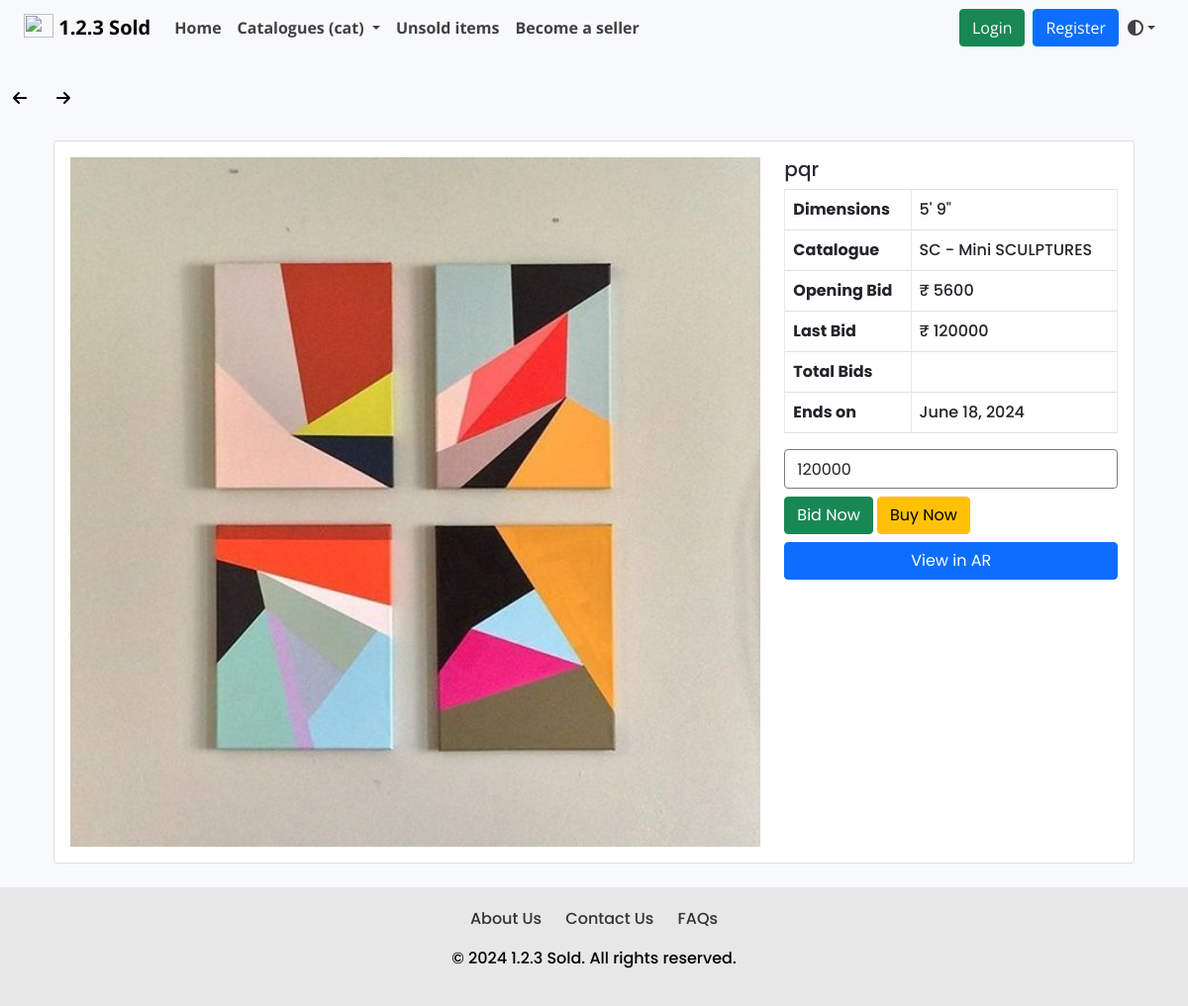
Screenshot of /viewdetails/115/ with the database file from the repository.
### dashboard/models.py (models this page shows, shortened)
class Artwork(models.Model):
    product_id = models.CharField(max_length=255, default="")
    product_name = models.CharField(max_length=255, default="", blank=False, null=False)
    product_price = models.IntegerField(default=0, null=False)
    opening_bid = models.IntegerField(default=0)
    product_cat = models.ForeignKey('Catalogue', on_delete=models.CASCADE)
    product_qty = models.IntegerField(default=0)
    product_image = models.ImageField(upload_to='arts/')
    dimension_unit = models.CharField(max_length=2, choices=[('cm', 'Centimeters'), ('ft', 'Feet')])
    length_in_centimeters = models.FloatField(default=0.0, blank=True, null=True)
    width_in_centimeters = models.FloatField(default=0.0, blank=True, null=True)
    foot = models.FloatField(default=0, blank=True, null=True)
    inches = models.FloatField(default=0, blank=True, null=True)
    end_date = models.DateField()
    user = models.ForeignKey(settings.AUTH_USER_MODEL, on_delete=models.CASCADE)
    is_sold = models.BooleanField(default=False)

class Catalogue(models.Model):
    cat_name = models.CharField(max_length=255)
    def __str__(self):
        return self.cat_name

class Bid(models.Model):
    user = models.ForeignKey(settings.AUTH_USER_MODEL, on_delete=models.CASCADE)
    product = models.ForeignKey(Artwork, on_delete=models.CASCADE)
    bid_date = models.DateField(auto_now_add=True)
    bid_amt = models.IntegerField(default=1)

### art/views.py (the view)
# urls.py: path('viewdetails/<int:pk>/',views.ArtworkDetailView.as_view(),name="product_details"),
class ArtworkDetailView(DetailView):
    model = Artwork
    template_name = "art/artwork_detail.html"
    def get_context_data(self, **kwargs):
        context = super().get_context_data(**kwargs)
        context["last_bid"] = Bid.objects.filter(product=self.kwargs.get("pk")).last()
        context["total_bid"] = Bid.objects.filter(product=self.kwargs.get("pk")).count()
        return context

### art/context_processors.py (called while the page is built)
def catalogue_list(request):
    return {"catalogue_list": Catalogue.objects.all()}

### templates/art/artwork_detail.html (shortened to what this page needs)
{% extends './layout.html' %}
{% load static %}
{% block css_file %}
<link rel="stylesheet" href="{% static 'home/css/artwork_detail.css' %}" type="text/css">
{% endblock %}
{% block body %}
{% load i18n %}
{% load static %}
{% include "./includes/navbar.html" %}
<br>
{% include "./arrow_button.html" %}
<button onclick="goBack()" class="btn btn-light"><i class="fa-solid fa-arrow-left"></i></button>
<button onclick="goForward()" class="btn btn-light"><i class="fa-solid fa-arrow-right"></i></button>
<div class="container p-4">
    <div class="card">
        <div class="card-body poppins-regular-pro_details">
            <div class="row">
                <div class="col-8">
                    <img src="{{ object.product_image.url }}" alt="img" width="100%" />
                </div>
                <div class="col-4">
                    <h5>{{ object.product_name }}</h5>
                    <table class="table table-bordered">
                        <tbody>
                            <tr>
                                <th>Dimensions</th>
                                <td>
                                    {% if object.length_in_centimeters and object.width_in_centimeters %}
                                        {{ object.length_in_centimeters }} x {{ object.width_in_centimeters }} cm
                                    {% elif object.foot and object.inches %}
                                        {{ object.foot|floatformat }}' {{ object.inches|floatformat }}"
                                    {% else %}
                                        Not specified
                                    {% endif %}
                                </td>
                            </tr>
                            <tr>
                                <th>Catalogue</th>
                                <td>{{ object.product_cat }}</td>
                            </tr>
                            <tr>
                                <th>Opening Bid</th>
                                <td>₹ {{ object.opening_bid }}</td>
                            </tr>
                            <tr>
                                <th>Last Bid</th>
                                <td id="last-bid">₹ {{ last_bid.bid_amt }}</td>
                            </tr>
                            <tr>
                                <th>Total Bids</th>
                                <td id="total-bids">{{ total_bids }}</td>
                            </tr>
                            <tr>
                                <th>Ends on</th>
                                <td>{{ object.end_date }}</td>
                            </tr>
                        </tbody>
                    </table>
                    <div class="btn-group d-flex mx-auto mb-2 mt-2" role="group" aria-label="Basic outlined example">
                        <form id="bid-form" action="{% url 'dashboard:place_bid' %}" method="post">
                            <input type="number" id="bid-amount" name="bid_amt" value="{{ last_bid.bid_amt }}" min="{{ last_bid.bid_amt }}" class="form-control">
                            <button onclick="sendBid(event)" class="btn btn-success bid_now mt-2">Bid Now</button>
                            <a href="{% url 'art:place_order' pk=object.id %}" type="button" class="btn btn-warning buy_now mt-2">Buy Now</a>
                        </form>
                    </div>
                    <div class="d-grid gap-2">
                        <a class="btn btn-primary" type="button" href="{% url 'art:view_3d' id=object.id %}">View in AR</a>
                    </div>
                </div>
            </div>
        </div>
    </div>
</div>
{% endblock %}

### static/dashboard/css/contact.css (style rules this page uses)
:root { --background-color: #e7e7e7; --text-color: #000; --link-color: #343434; --link-hover-color: #000000; --title-color: #000; --contact-text-color: #000; }
body { background-color: var(--background-color); color: var(--text-color); }

### static/dashboard/css/artwork_detail.css (style rules this page uses)
.card { position: relative; display: flex; flex-direction: column; min-width: 0; word-wrap: break-word; background-color: #ffffff !important; background-clip: border-box; border-radius: .25rem; }
.form-control { border: 1px solid #7c7c7c !important; background-color: rgba(255, 255, 255, 0.84) !important; }

### static/dashboard/css/navbar.css (style rules this page uses)
body.light-mode { background-color: #f8f9fa; color: #000; }
:root { --border-color: black; }

### static/dashboard/css/signup.css (style rules this page uses)
.card { position: relative; display: flex; flex-direction: column; min-width: 0; word-wrap: break-word; background-color: #ffffff00 !important; background-clip: border-box; border-radius: .25rem; }
.form-control { border: 1px solid #7c7c7c !important; background-color: rgba(255, 255, 255, 0.84) !important; }
.container { display: block; width: 100%; padding-right: 15px; padding-left: 15px; margin-right: auto; margin-left: auto; }
.btn { display: inline-block; font-weight: 400; color: #fff; text-align: center; vertical-align: middle; -webkit-user-select: none; -moz-user-select: none; -ms-user-select: none; user-select: none; background-color: transparent; border: 1px solid transparent; padding: 0.375rem 0.75rem; font-size: 1rem; line-height: 1.5; border-radius: 0.25rem; }
.btn-primary { color: #fff; background-color: #007bff; border-color: #007bff; }

### static/dashboard/css/login.css (style rules this page uses)
.card { position: relative; display: flex; flex-direction: column; min-width: 0; word-wrap: break-word; background-color: #ffffff84 !important; background-clip: border-box; border-radius: .25rem; }
.form-control { border: 1px solid #7c7c7c !important; background-color: rgba(255, 255, 255, 0.84) !important; }

### static/dashboard/css/unsold.css (style rules this page uses)
.row { justify-content: start; --bs-gutter-y: 1.5rem !important; }

### static/dashboard/css/productdetail.css (style rules this page uses)
.poppins-regular-pro_details { font-family: "Poppins", sans-serif; font-weight: 425; font-style: normal; }

### static/dashboard/css/faq.css (style rules this page uses)
:root { --background-color: #f8f9fa; --text-color: #000; --link-color: #007bff; --link-hover-color: #0056b3; --title-color: #000; --accordion-bg-color: #fff; --accordion-border-color: #ddd; --accordion-header-bg-color: #f7f7f7; --accordion-header-text-color: #000; }
body { background-color: var(--background-color); color: var(--text-color); }

### static/dashboard/css/index.css (style rules this page uses)
:root { --background-color: #e7e7e7; --text-color: #000; --link-color: #343434; --link-hover-color: #000000; --title-color: #000; --contact-text-color: #000; }
.row { justify-content: start; --bs-gutter-y: 1.5rem !important; }

### static/home/css/about.css (style rules this page uses)
body, h1, h4, p { margin: 0; padding: 0; }

### static/dashboard/css/register_seller.css (style rules this page uses)
.card { position: relative; display: flex; flex-direction: column; min-width: 0; word-wrap: break-word; background-color: #ffffff84 !important; background-clip: border-box; border-radius: .25rem; }
.form-control { border: 1px solid #7c7c7c !important; background-color: rgba(255, 255, 255, 0.84) !important; }
.container { display: block; width: 100%; padding-right: 15px; padding-left: 15px; margin-right: auto; margin-left: auto; }
.btn { display: inline-block; font-weight: 400; color: #fff; text-align: center; vertical-align: middle; -webkit-user-select: none; -moz-user-select: none; -ms-user-select: none; user-select: none; background-color: transparent; border: 1px solid transparent; padding: 0.375rem 0.75rem; font-size: 1rem; line-height: 1.5; border-radius: 0.25rem; }
.btn-primary { color: #fff; background-color: #007bff; border-color: #007bff; }

### templates/art/artwork_detail.html (style rules this page uses)
body { background-image: url('static/images/background/8.jpg'); background-size: cover; background-repeat: no-repeat; background-attachment: fixed; }

### rows the page displays
Artwork: product_image (picture), product_name "pqr", foot "5", inches "9", product_cat "SC - Mini SCULPTURES", opening_bid "5600", end_date "June 18, 2024"
Bid: bid_amt "120000"
